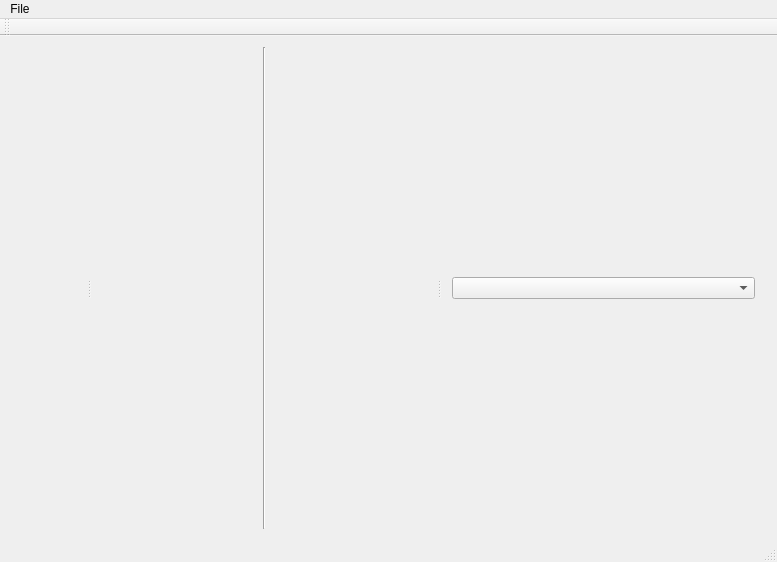
<?xml version="1.0" encoding="UTF-8"?>
<ui version="4.0">
 <class>MainWindow</class>
 <widget class="QMainWindow" name="MainWindow">
  <property name="geometry">
   <rect>
    <x>0</x>
    <y>0</y>
    <width>777</width>
    <height>562</height>
   </rect>
  </property>
  <property name="windowTitle">
   <string>MainWindow</string>
  </property>
  <widget class="QWidget" name="centralWidget">
   <layout class="QHBoxLayout" name="horizontalLayout_2">
    <item>
     <widget class="QSplitter" name="splitter">
      <property name="orientation">
       <enum>Qt::Horizontal</enum>
      </property>
      <widget class="QWidget" name="horizontalLayoutWidget">
       <layout class="QHBoxLayout" name="map_section">
        <property name="rightMargin">
         <number>11</number>
        </property>
       </layout>
      </widget>
      <widget class="Line" name="line_section">
       <property name="orientation">
        <enum>Qt::Vertical</enum>
       </property>
      </widget>
      <widget class="QWidget" name="verticalLayoutWidget">
       <layout class="QVBoxLayout" name="texture_section">
        <item>
         <widget class="QComboBox" name="texture_list"/>
        </item>
       </layout>
      </widget>
     </widget>
    </item>
   </layout>
  </widget>
  <widget class="QMenuBar" name="menuBar">
   <property name="geometry">
    <rect>
     <x>0</x>
     <y>0</y>
     <width>777</width>
     <height>26</height>
    </rect>
   </property>
   <widget class="QMenu" name="menuFile">
    <property name="title">
     <string>File</string>
    </property>
    <addaction name="actionNew_File"/>
   </widget>
   <addaction name="menuFile"/>
  </widget>
  <widget class="QToolBar" name="mainToolBar">
   <attribute name="toolBarArea">
    <enum>TopToolBarArea</enum>
   </attribute>
   <attribute name="toolBarBreak">
    <bool>false</bool>
   </attribute>
  </widget>
  <widget class="QStatusBar" name="statusBar"/>
  <action name="actionNew_File">
   <property name="text">
    <string>New File</string>
   </property>
  </action>
 </widget>
 <layoutdefault spacing="6" margin="11"/>
 <resources/>
 <connections/>
</ui>
